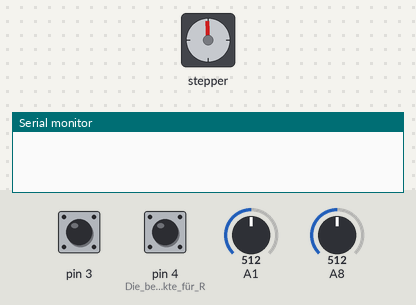
A sketch run on a simulated Arduino Mega 2560, built with avr-gcc and run on an emulated ATmega2560. On the bench: stepper motor, the last lines printed to the serial monitor. The inputs (shaded band) are chosen by the test bench; at power-on: pin 4 (Die_beiden_kontakte_für_R) HIGH, pin 3 HIGH, A1 = 512, A8 = 512. Stepper angles assume 4096 steps per turn.

Above: at 0.8 s.
0.9 s: pin 4 (Die_beiden_kontakte_für_R) pulled LOW for 0.15 s
At 1.8 s:
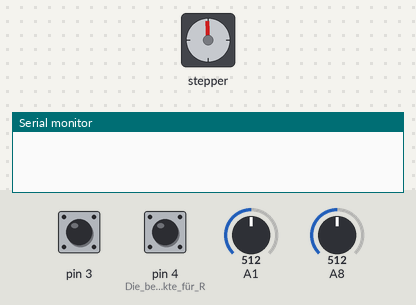
4.0 s: pin 3 pulled LOW for 0.15 s
At 4.4 s:
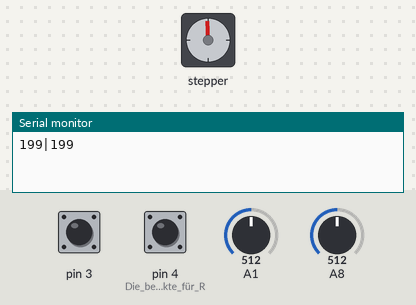
Timing chart, 0 to 7.0 s (numbered marks = the images above; inputs shaded):
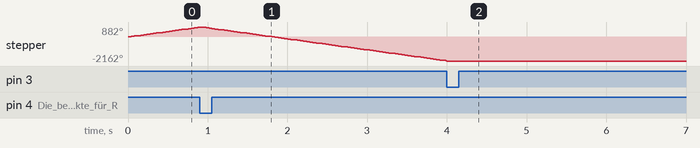

The sketch:

Gesamtcode_API.ino
```cpp
#include <CheapStepper.h>

CheapStepper stepper (8,9,10,11);


int tempAnf = 1 ;//global, da Anfangswerte "tempAnf" bzw. "lichtAnf" nicht immer wieder 1 gesetzt werden soll
int lichtAnf = 1 ;
int temp_celsius;
int foto_base100;
int temp = temp_celsius; //optional: neuer Variablenname
int licht = foto_base100; //optional: neuer Variablenname
int location;

void saveE(int tempAnf, int lichtAnf,int temp,int licht);//Funktionsprototypen
void Vergleichsfkt(double temp, double licht);
int go_down ();
int go_up ();


class Arduino
{
  private:
  int StepsFenster;       // Speicher für steps zwischen Rollo zu und offen. NICHT 0-100 bereich!
  int PositionInSteps;    //Position vom Rollo in Steps
  int Position100;        //Position vom Rollo von 0 bis 100

  public:
  void SetStepsWindow (int value);      //Methoden
  int getStepsFenster();
  void SetPositionInSteps (int value);
  int getPositionInSteps();
  void SetPosition100 (int value);
  int getPosition100 ();

};

//Methodendefinitionen
void Arduino::SetStepsWindow(int value)
{
  StepsFenster = value;
}

void Arduino::SetPositionInSteps(int value)
{
  PositionInSteps = value;
}

void Arduino::SetPosition100 (int value)
{
  Position100 = value;
}

int Arduino::getStepsFenster(void)
{
  return StepsFenster;
}

int Arduino::getPositionInSteps(void)
{
  return PositionInSteps;
}

int Arduino::getPosition100(void)
{
  return Position100;
}

boolean runter = true;         //Boolean variable das der Steppermotor weiß ob er runter oder hoch fahren muss
void rollo (int location);     //Funktiondefinition für das ändern der Rollo position
Arduino Rollo;                  //Rollo als Arduino definiert

int initialise () {                 //Hier wird das Rollo intialisiert
  while (digitalRead(4)!=LOW)       //Das Rollo fährt einmal bis ganz nach Unten bis er zum unterem Kontakt kommt
    {
      runter = true;                //wenn runter=true fährt das Rollo runter
      stepper.step(runter);           //Steppermotor befehl das er unendlich lange runter fährt
      //Serial.print("While loop");     //Ausgabe while loop für debugging. Das man weiß wo sich der Arduino gerade befindet
  }
  int StepsFenster=0;                   //definition das die steps zwischen ganz unten und ganz oben gespeichert werden kann
  for (StepsFenster; digitalRead(3)==HIGH;StepsFenster++)    //Jetzt fährt das Rollo ganz nach Oben und zählt dabei die notwendigen Schritte
    {
      runter = false;    //jetztz ist runter=false also fährt das Rollo nach oben
      stepper.step(runter);   //Das Rollo fährt so unendlich nach Oben
      //Serial.print(StepsFenster);    //Serial print für das Debugging
      //Serial.print("\n");
  }
  //Serial.print("TOTAL:");  //Weitere serial prints für das Debugging
  //Serial.print(StepsFenster);
  //Serial.print("\n");
  Rollo.SetPositionInSteps (0); //Jetzt wo wir wissen das das Rollo ganz oben ist können wir die Position definieren
  Rollo.SetStepsWindow (StepsFenster); //die nötigen steps um ganz nach unten zufahren wird in der Klasse gespeichert
}

void setup() {       //Setup beim starten vom Arduino
  Arduino Rollo;      //Klassen definition
  stepper.setRpm (10); // Drehzahl hier einstellen (6 RPM -22 RPM) Drehzahl gegen Drehmoment
  Serial.begin(9600);   //Serial baud rate wird hier bestimmt
  pinMode(4, INPUT_PULLUP);   //Die beiden kontakte für Rollo ganz offen und ganz zu, werden hier definiert
  pinMode(3, INPUT_PULLUP);
  initialise (); //Hier wird das Rollo intialisiert
  //Serial.print("Setup"); //Serial ausgabe für Debugging, das man weiß wo sich das Programm gerade befindet
}

void loop() {                  //Loop schleife, hier wird das Rollo gesteuert und die Sensorwerte ausgegeben
    if (Serial.available() > 0){   //Wenn ein Serial zugang da ist wird integer location desen wert gleich gesätzt
    int location = Serial.read();
    rollo(location);}//Die funktion rollo kriegt dann den Wert vom Serial
    int temp_sensor = analogRead(A8); //Auslesen des temp_sensor an Pin
    int temp_celsius = map(temp_sensor, 0, 410, -50, 150); //Umwandeln in Grad Celsius
    int foto_sensor =analogRead(A1);
    int foto_base100= map(foto_sensor, 0, 410, -50, 150);
 //   Serial.print(101);
 //   Serial.print(",");
    Serial.print(temp_celsius);
    Serial.print("|");
 //   Serial.print(102);
 //   Serial.print(",");
    Serial.print(foto_base100);
 /*   Serial.print(",");
    Serial.print(103);
    Serial.print(",");
    Serial.print(Rollo.getPosition100());
    Serial.print(",");
    Serial.print("STOP");
    Serial.print(Rollo.getStepsFenster());
    Serial.print(",");
    Serial.print("\n");*/
    delay (1000);
   saveE(tempAnf, lichtAnf, temp, licht); //Funktionsaufruf von saveE (und Vergleichsfunktion(und go_up/go_down))
}


void saveE(int tempAnf, int lichtAnf,int temp,int licht) //Funktion zum Sparen der Ressourcen
    {
      if (temp != tempAnf || licht != lichtAnf)  // Nur wenn sich ein Wert ändert, wird die Vergleichsfunktion aufgerufen.
      {
        tempAnf=temp;   //geänderte Sensorwerte bilden neue Anfangswerte
        lichtAnf=licht;
        Vergleichsfkt(temp,licht);
      }
    }

void Vergleichsfkt(double temp, double licht)  //Funktion zum Abgleich der Sensorwerte mit Richtwerten und Auslösen des Motors,evtl + 4.Bedingung
{
  if (temp>=25 && licht>=80)
    {
       go_down();
    }
  else if (licht<=20)
    {
      go_down();
    }
  else
    {
      go_up();
    }
}


int go_down ()  //Funktion gibt Signal/Wert zum Motorauslösen und Rollo runterfahren, ggf. Position halten
{
  location = 100; //100 bzw. Wert des untersten steps
  return location;  //weitergabe über Serial.print??
}


int go_up ()   //Funktion gibt Signal/Wert zum Motorauslösen und Rollo hochfahren, ggf. Position halten
{
  delay(300000);
  if ((20<licht<80) || (temp<25 && licht>80))
    {
      location=0; //0 bzw. Wert des obersten steps
    }
  return location; //weitergabe über Serial.print??
}


void rollo (int location){
  Serial.print("Rollo function:");
  Serial.print(Rollo.getStepsFenster());
  int StepsFenster =  Rollo.getStepsFenster();
  int locationinsteps=(StepsFenster * (100/location));
  int pos=Rollo.getPositionInSteps();

  if (locationinsteps>pos)
  {
    runter = true;
    stepper.moveTo (runter, locationinsteps);
    int nStep = stepper.getStepsLeft();
    nStep=nStep/Rollo.getStepsFenster();
    while(stepper.getStepsLeft() != 0)
        {
    nStep=(pos/Rollo.getStepsFenster())+nStep;
    Serial.print(nStep);
    Serial.print("\n");
        }
    Rollo.SetPositionInSteps(locationinsteps);
    }


  else if (locationinsteps<pos)
  {
    runter = false;
    stepper.moveTo (runter, locationinsteps);
        int nStep = stepper.getStepsLeft();
    nStep=nStep/Rollo.getStepsFenster();
    while(stepper.getStepsLeft() != 0)
        {
    nStep=(pos/Rollo.getStepsFenster())-nStep;
    Serial.print(nStep);
    Serial.print("\n");
        }
    Rollo.SetPositionInSteps(locationinsteps);
  }
  else
  {
    return;
  }

}
```
